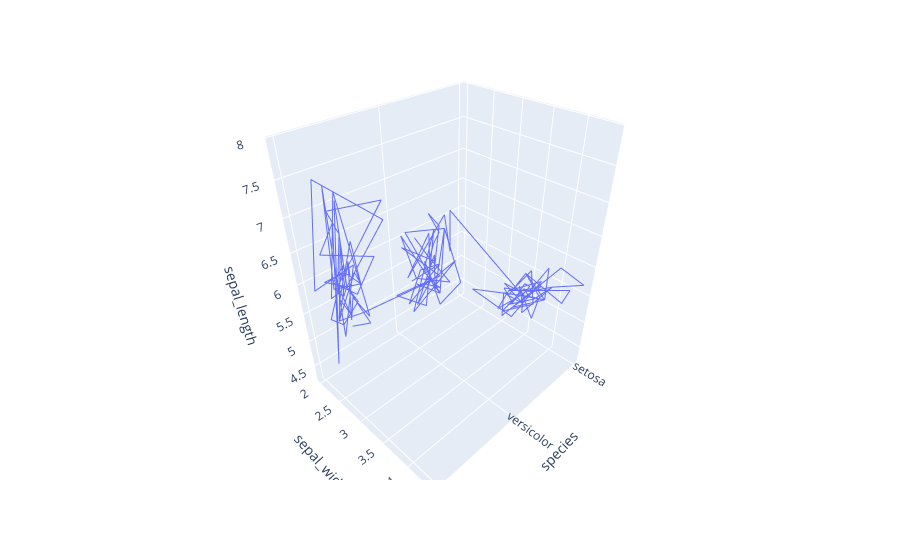

The code cell stored with this chart in its notebook:
### Code cell
px.line_3d(df,x='species',y='sepal_width',z='sepal_length')

### Figure 1 — Plotly figure (JSON) as saved in the notebook; plotly's stock layout.template omitted (floating-point values rounded to 4 significant figures; data arrays with more than 128 entries replaced by an {"elided": "..."} marker saying what was removed)
{"data": [{"hovertemplate": "species=%{x}<br>sepal_width=%{y}<br>sepal_length=%{z}<extra></extra>", "legendgroup": "", "line": {"color": "#636efa", "dash": "solid"}, "marker": {"symbol": "circle"}, "mode": "lines", "name": "", "scene": "scene", "showlegend": false, "type": "scatter3d", "x": {"elided": "150 str values"}, "y": {"elided": "150 float values"}, "z": {"elided": "150 float values"}}], "layout": {"legend": {"tracegroupgap": 0}, "margin": {"t": 60}, "scene": {"domain": {"x": [0, 1], "y": [0, 1]}, "xaxis": {"title": {"text": "species"}}, "yaxis": {"title": {"text": "sepal_width"}}, "zaxis": {"title": {"text": "sepal_length"}}}}}
